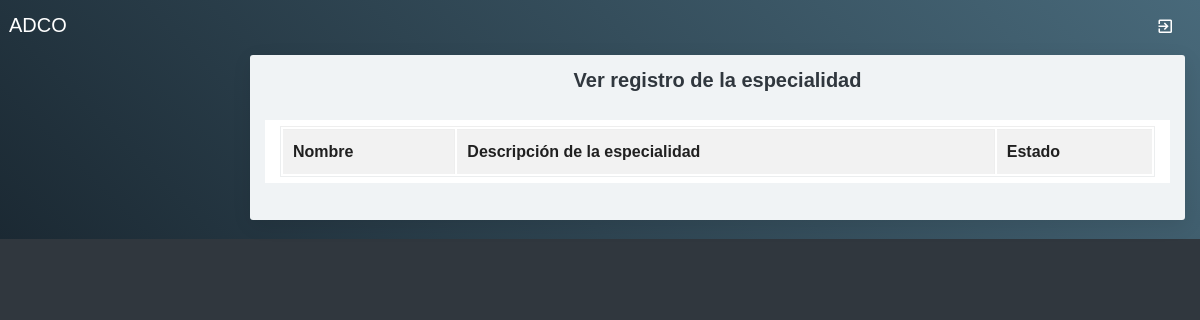
/Viewspecialty.php, run on an earlier commit of the app's database.
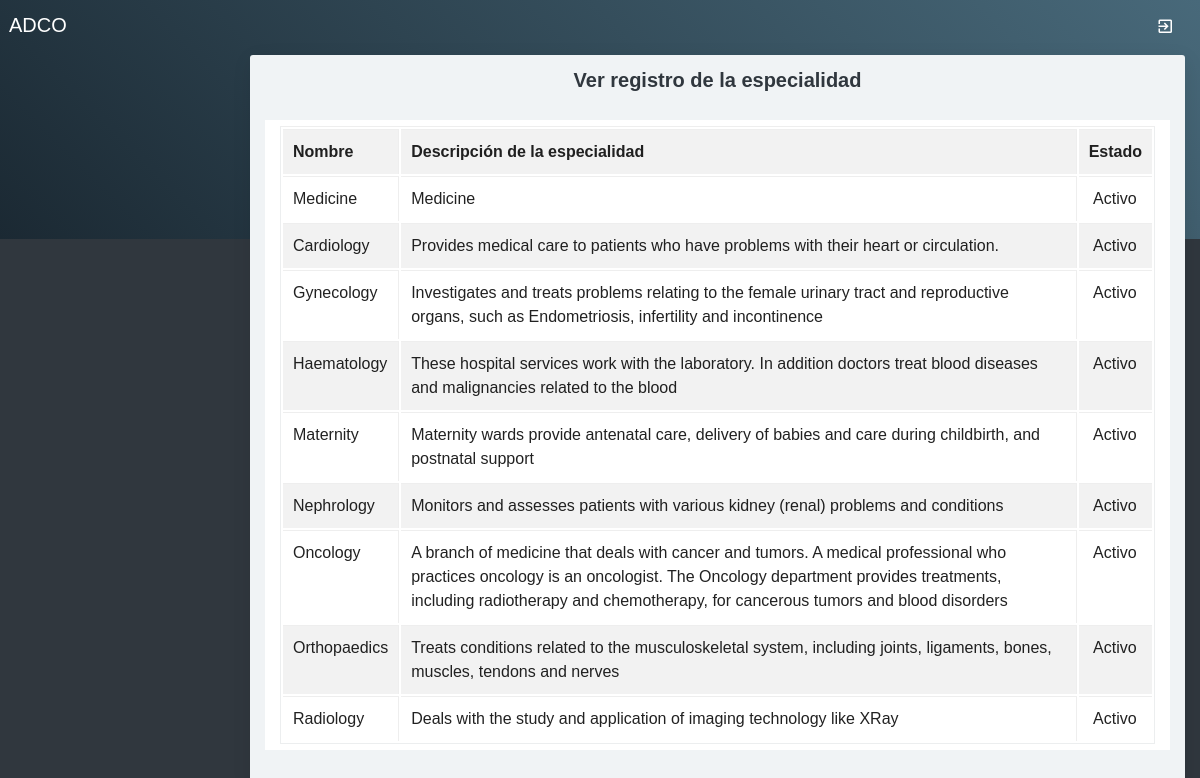
And on a later commit of the database.
### tables this page shows
CREATE TABLE `specialty` (
  `specialtyid` int(10) NOT NULL,
  `specialtyname` varchar(100) NOT NULL,
  `description` text NOT NULL,
  `status` varchar(10) NOT NULL
);

### Viewspecialty.php (the view, shortened to what this page needs)
<?php
include("adformheader.php");
include("dbconnection.php");
?>
<div class="container-fluid">
  <div class="block-header">
    <h2 class="text-center">Ver registro de la especialidad</h2>
  </div>
  <div class="card">
    <section class="container">
      <table class="table table-bordered table-striped table-hover js-basic-example dataTable">
        <tbody>
          <tr>
            <td><strong>Nombre</strong></td>
            <td><strong>Descripción de la especialidad</strong></td>
            <td><strong>Estado</strong></td>
          </tr>
          <?php
          $sql = "SELECT * FROM specialty";
          $qsql = mysqli_query($con, $sql);
          while ($rs = mysqli_fetch_array($qsql)) {
            echo "<tr>
          <td>$rs[specialtyname]</td>
          <td> $rs[description]</td>
          <td>&nbsp;$rs[status]</td>";
            echo "</tr>";
          }
          ?>
        </tbody>
      </table>
    </section>
  </div>
</div>
<?php
include("adformfooter.php");
?>

### adformheader.php (shortened to what this page needs)
<!DOCTYPE html>
<html>
<head>
    <link href="assets/plugins/bootstrap/css/bootstrap.min.css" rel="stylesheet" />
    <link href="assets/plugins/jquery-datatable/dataTables.bootstrap4.min.css" rel="stylesheet">
    <link href="assets/css/main.css" rel="stylesheet">
    <link href="assets/css/themes/all-themes.css" rel="stylesheet" />
    <link rel="stylesheet" href="sweetalert2.min.css">
</head>
<body class="theme-cyan">
    <nav class="navbar clearHeader">
        <div class="col-12">
            <div class="navbar-header"> <a href="javascript:void(0);" class="bars"></a> <a class="navbar-brand" href="#">ADCO</a> </div>
            <ul class="nav navbar-nav navbar-right">
                <li>
                    <a data-placement="bottom" title="Full Screen" href="logout.php"><i class="zmdi zmdi-sign-in"></i></a>
                </li>
            </ul>
        </div>
    </nav>
    <section>
        <aside id="leftsidebar" class="sidebar">
        </aside>
    </section>
    <section class="content home">

### adformfooter.php (shortened to what this page needs)
</section>
</body>
</body>
</html>

### assets/css/themes/all-themes.css (style rules this page uses)
.theme-cyan .navbar-brand { color: #fff; }
.theme-cyan .nav > li > a { color: #fff; }

What changed in the data, as far as the page shows it:
added specialty: specialtyname "Medicine", description "Medicine", status "Activo"
added specialty: specialtyname "Cardiology", description "Provides medical care to patients who have problems with their heart or circulation.", status "Activo"
added specialty: specialtyname "Gynecology", description "Investigates and treats problems relating to the female urinary tract and reproductive organs, such as Endometriosis, infertility and incontinence", status "Activo"
added specialty: specialtyname "Haematology", description "These hospital services work with the laboratory. In addition doctors treat blood diseases and malignancies related to the blood", status "Activo"
added specialty: specialtyname "Maternity", description "Maternity wards provide antenatal care, delivery of babies and care during childbirth, and postnatal support", status "Activo"
added specialty: specialtyname "Nephrology", description "Monitors and assesses patients with various kidney (renal) problems and conditions", status "Activo"
added specialty: specialtyname "Oncology", description "A branch of medicine that deals with cancer and tumors. A medical professional who practices oncology is an oncologist. The Oncology department provides treatments, including radiotherapy and chemotherapy, for cancerous tumors and blood disorders", status "Activo"
added specialty: specialtyname "Orthopaedics", description "Treats conditions related to the musculoskeletal system, including joints, ligaments, bones, muscles, tendons and nerves", status "Activo"
added specialty: specialtyname "Radiology", description "Deals with the study and application of imaging technology like XRay", status "Activo"
